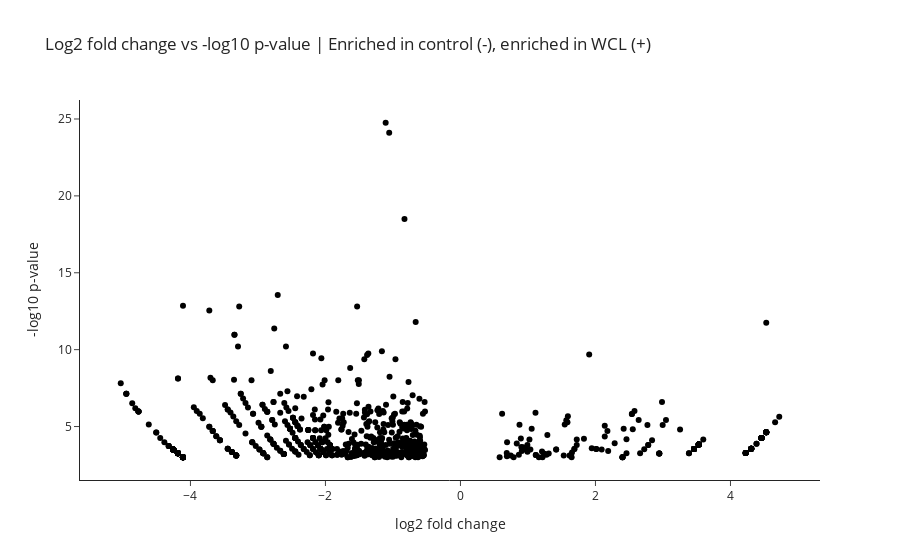

The cell this chart's notebook holds for it:
### Code cell
fig = px.scatter(
    df, 
    x = 'log2 fold change',
    y = '-log10 p-value', 
    # color = '-log10 p-value',
    color = 'log2 fold change',
    hover_name = 'k-mer',
    template = 'simple_white',
    # vv Change the continuous color scale here to a built-in color scale vv
    # Color scale names are on this website: https://plotly.com/python/builtin-colorscales/
    # I suggest a two-tone color scale for a volcano plot. (Or just monocolor) 
    # color_continuous_scale='RdBu', 
    #                       ^^ ^^
    title='Log2 fold change vs -log10 p-value | Enriched in control (-), enriched in WCL (+)'
    
)

# IF YOU WANT A MONOCOLOR PLOT: 
fig.update_traces(marker=dict(color='black'))
fig.show()
# fig.write_html('../output/volcano_plot_color_log2fold.html')

### Figure 1 — Plotly figure (JSON) as saved in the notebook; plotly's stock layout.template omitted (floating-point values rounded to 4 significant figures; data arrays with more than 128 entries replaced by an {"elided": "..."} marker saying what was removed)
{"data": [{"hovertemplate": "<b>%{hovertext}</b><br><br>log2 fold change=%{marker.color}<br>-log10 p-value=%{y}<extra></extra>", "hovertext": {"elided": "848 str values"}, "legendgroup": "", "marker": {"color": "black", "coloraxis": "coloraxis", "symbol": "circle"}, "mode": "markers", "name": "", "orientation": "v", "showlegend": false, "type": "scatter", "x": {"elided": "848 float values"}, "xaxis": "x", "y": {"elided": "848 float values"}, "yaxis": "y"}], "layout": {"coloraxis": {"colorbar": {"title": {"text": "log2 fold change"}}, "colorscale": [[0, "#440154"], [0.1111, "#482878"], [0.2222, "#3e4989"], [0.3333, "#31688e"], [0.4444, "#26828e"], [0.5556, "#1f9e89"], [0.6667, "#35b779"], [0.7778, "#6ece58"], [0.8889, "#b5de2b"], [1, "#fde725"]]}, "legend": {"tracegroupgap": 0}, "title": {"text": "Log2 fold change vs -log10 p-value | Enriched in control (-), enriched in WCL (+)"}, "xaxis": {"anchor": "y", "domain": [0, 1], "title": {"text": "log2 fold change"}}, "yaxis": {"anchor": "x", "domain": [0, 1], "title": {"text": "-log10 p-value"}}}}
